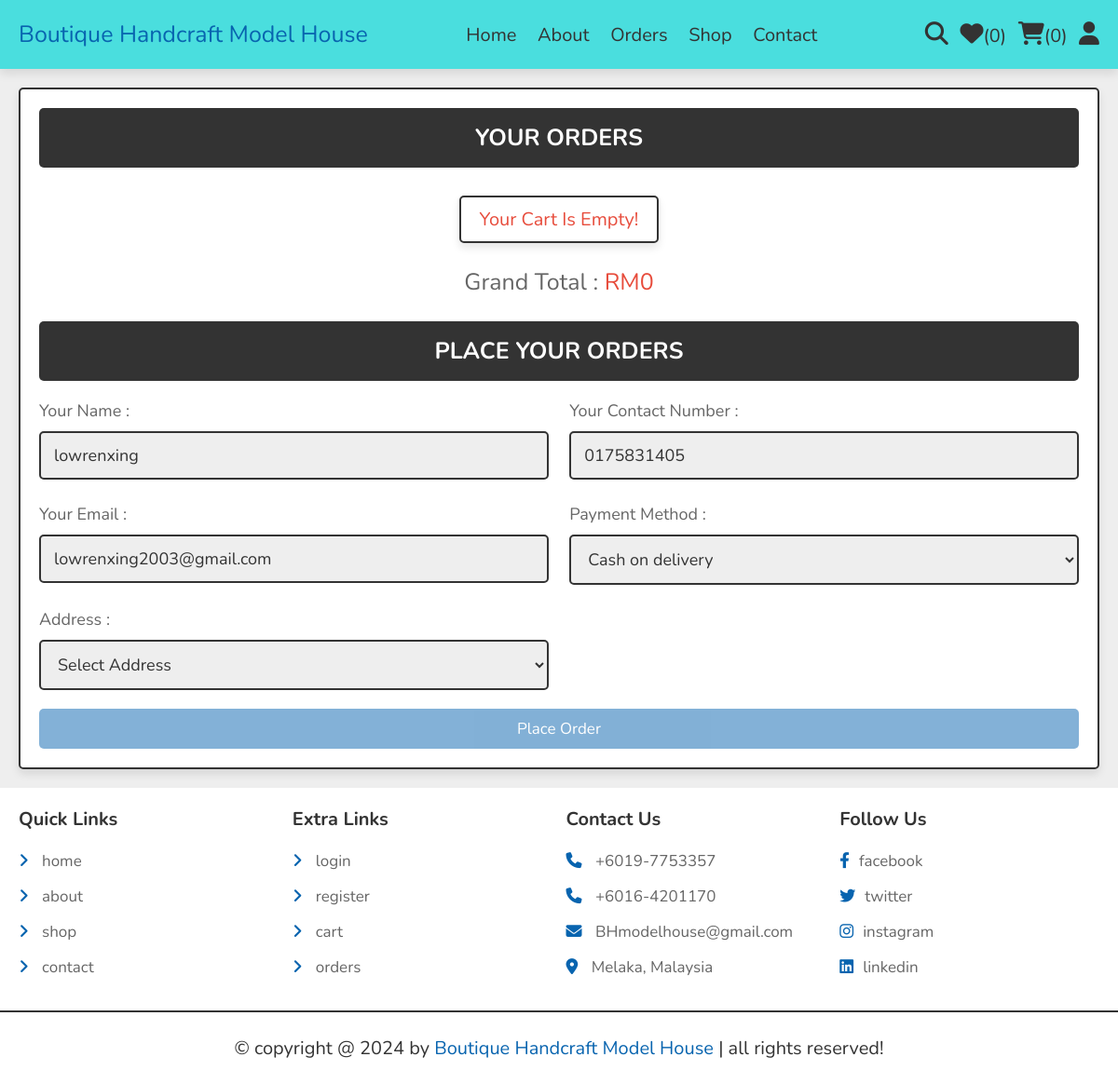
Screenshot of /checkout.php (signed in) with the database file from the repository.
### tables this page shows
CREATE TABLE `users` (
  `id` int(100) NOT NULL,
  `name` varchar(20) NOT NULL,
  `email` varchar(50) NOT NULL,
  `password` varchar(50) NOT NULL,
  `address1` varchar(100) DEFAULT NULL,
  `address2` varchar(100) DEFAULT NULL,
  `address3` varchar(100) DEFAULT NULL,
  `phoneNum` varchar(15) DEFAULT NULL,
  `Reset_passToken` longtext DEFAULT NULL,
  `Reset_passExpires` text DEFAULT NULL,
  `verification_token` varchar(64) DEFAULT NULL,
  `verification_expiry` datetime DEFAULT NULL
);

### checkout.php (the view, shortened to what this page needs)
<?php
include 'components/connect.php';
if(isset($_SESSION['user_id'])){
   $user_id = $_SESSION['user_id'];
}else{
   $user_id = '';
   header('location:user_login.php');
   exit;
};
?>
<!DOCTYPE html>
<html lang="en">
<head>
   <link rel="stylesheet" href="https://cdnjs.cloudflare.com/ajax/libs/font-awesome/6.1.1/css/all.min.css">
   <link rel="stylesheet" href="css/style.css">
</head>
<body>
<?php include 'components/user_header.php'; ?>
<section class="checkout-orders">
   <form action="" method="POST">
   <h3>your orders</h3>
      <div class="display-orders">
      <?php
         $grand_total = 0;
         $cart_items = [];
         $select_cart = $conn->prepare("SELECT * FROM `cart` WHERE user_id = ?");
         $select_cart->execute([$user_id]);
         if($select_cart->rowCount() > 0){
            while($fetch_cart = $select_cart->fetch(PDO::FETCH_ASSOC)){
               $cart_items[] = $fetch_cart['name'].' ('.$fetch_cart['price'].' x '. $fetch_cart['quantity'].') - ';
               $grand_total += ($fetch_cart['price'] * $fetch_cart['quantity']);
            }
            $total_products = implode($cart_items);
         }else{
            echo '<p class="empty">your cart is empty!</p>';
         }
      ?>
         <div class="grand-total">Grand Total : <span>RM<?= $grand_total; ?></span></div>
      </div>
      <h3>place your orders</h3>
      <form id="checkoutForm" action="" method="post">
        <div class="flex">
         <div class="inputBox">
               <span>Your Name :</span>
               <?php
                  $username = '';
                  if($user_id != ''){
                        $stmt = $conn->prepare("SELECT name FROM users WHERE id = ?");
                        $stmt->execute([$user_id]);
                        if($stmt->rowCount() > 0){
                           $row = $stmt->fetch(PDO::FETCH_ASSOC);
                           $username = $row['name'];
                        }
                  }
               ?>
               <input type="text" name="name" placeholder="Enter your name" class="box" maxlength="20" value="<?= htmlspecialchars($username); ?>" required>
            </div>
            <div class="inputBox">
               <span>Your Contact Number :</span>
               <?php
                  $phone = '';
                  if($user_id != ''){
                        $stmt = $conn->prepare("SELECT phonenum FROM users WHERE id = ?");
                        $stmt->execute([$user_id]);
                        if($stmt->rowCount() > 0){
                           $row = $stmt->fetch(PDO::FETCH_ASSOC);
                           $phone = $row['phonenum'];
                        }
                  }
               ?>
               <input type="number" name="number" placeholder="Enter your contact number" class="box" min="0" max="9999999999" value="<?= htmlspecialchars($phone); ?>" required maxlength="10">
            </div>
            <div class="inputBox">
               <span>Your Email :</span>
               <?php
                  $email = '';
                  if ($user_id != '') {
                     $stmt = $conn->prepare("SELECT email FROM users WHERE id = ?");
                     $stmt->execute([$user_id]);
                     if ($stmt->rowCount() > 0) {
                           $row = $stmt->fetch(PDO::FETCH_ASSOC);
                           $email = $row['email'];
                     }
                  }
               ?>
               <input type="email" name="email" placeholder="Enter your email" value="<?= htmlspecialchars($email); ?>" class="box" maxlength="50" required>
         </div>
            <div class="inputBox">
                <span>Payment Method :</span>
                <select name="method" class="box" required>
                <option value="Cash on delivery">Cash on delivery</option>
                </select>
            </div>
            <div class="inputBox">
                <span>Address :</span>
                <select name="flat" class="box" required>
                <option value="" disabled selected>Select Address</option>
                </select>
            </div>
        </div>
        <input type="submit" name="order" class="btn <?= ($grand_total > 1) ? '' : 'disabled'; ?>" value="place order">
      </form>
   </form>
</section>
<?php include 'components/footer.php'; ?>
</body>
</html>

### css/style.css (style rules this page uses)
:root { --main-color:#0864af; --viking:#4adede; --orange:#f39c12; --red:#e74c3c; --black:#333; --white:#fff; --light-color:#666; --light-bg:#eee; --border:.2rem solid var(--black); --box-shadow:0 .5rem 1rem rgba(0,0,0,.1); }
* { font-family: 'Nunito', sans-serif; margin:0; padding:0; box-sizing: border-box; outline: none; border:none; text-decoration: none; }
html { font-size: 62.5%; overflow-x: hidden; }
body { background-color: var(--light-bg); }
section { padding:2rem; max-width: 1200px; margin:0 auto; }
.btn, .delete-btn, .option-btn { display: block; width: 100%; margin-top: 1rem; border-radius: .5rem; padding:1rem 3rem; font-size: 1.7rem; text-transform: capitalize; color:var(--white); cursor: pointer; text-align: center; }
.btn { background-color: var(--main-color); }
.empty { padding:1.5rem; background-color: var(--white); border: var(--border); box-shadow: var(--box-shadow); text-align: center; color:var(--red); border-radius: .5rem; font-size: 2rem; text-transform: capitalize; margin: 0 auto; }
.disabled { pointer-events: none; user-select: none; opacity: .5; }
.display-orders { text-align: center; padding-bottom: 0; }
.display-orders p { display: inline-block; padding:1rem 2rem; margin:1rem .5rem; font-size: 2rem; text-align: center; border:var(--border); background-color: var(--white); box-shadow: var(--box-shadow); border-radius: .5rem; }
.display-orders .grand-total { margin-top: 1.5rem; margin-bottom: 2.5rem; font-size: 2.5rem; color:var(--light-color); }
.display-orders .grand-total span { color:var(--red); }
.checkout-orders form { padding:2rem; border:var(--border); background-color: var(--white); box-shadow: var(--box-shadow); border-radius: .5rem; }
.checkout-orders form h3 { border-radius: .5rem; background-color: var(--black); color:var(--white); padding:1.5rem 1rem; text-align: center; text-transform: uppercase; margin-bottom: 2rem; font-size: 2.5rem; }
.checkout-orders form .flex { display: flex; flex-wrap: wrap; gap:1.5rem; justify-content: space-between; }
.checkout-orders form .flex .inputBox { width: 49%; }
.checkout-orders form .flex .inputBox .box { width: 100%; border:var(--border); border-radius: .5rem; font-size: 1.8rem; color:var(--black); padding:1.2rem 1.4rem; margin:1rem 0; background-color: var(--light-bg); }
.checkout-orders form .flex .inputBox span { font-size: 1.8rem; color:var(--light-color); }

### rows the page displays
users: name "lowrenxing", number "0175831405", email "lowrenxing2003@gmail.com"

### other values shown
$total_wishlist_counts "0"
$total_cart_counts "0"
$grand_total "0"
